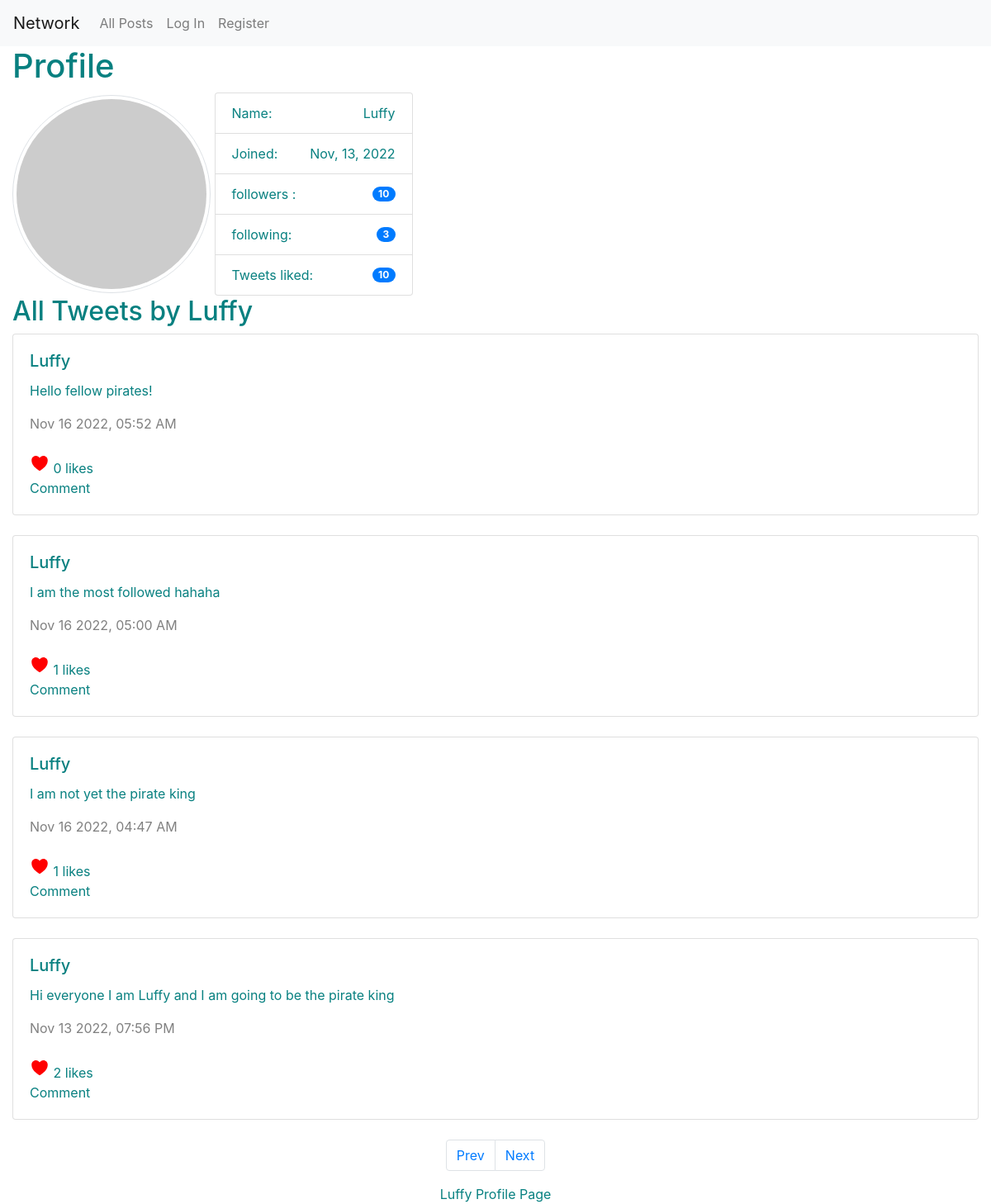
The page /profile/Luffy on the database its author committed.
### network/models.py (models this page shows, shortened)
class User(AbstractUser):
    def __str__(self):
        return f'{self.username}'

class UserPost(models.Model):
    author = models.ForeignKey(User, on_delete=models.CASCADE, related_name="userposts", null=False)
    content = models.TextField(verbose_name="Post", default="", max_length=2048, null=False)
    timestamps = models.DateTimeField(auto_now_add=True)
    user_likes = models.ManyToManyField("User", related_name="liked_posts", null=True)
    def serialize(self):
        return {
            "id": self.id,
            "author": self.author.username,
            "content": self.content,
            "timestamps": self.timestamps.strftime("%b %d %Y, %I:%M %p"),
            "user_likes": self.user_likes.all().count(),
        }

### network/views.py (the view)
# urls.py: path("profile", views.user_profile, name="profile"),
def user_profile(request, profile_name):
    profiler = User.objects.get(username=profile_name)
    print(User._meta.get_fields())
    profile_posts = profiler.userposts.all()
    profile_posts = profile_posts.order_by("-timestamps").all()
    profile_posts = [post.serialize() for post in profile_posts]
    followed = profiler.followed.all()
    followers = profiler.followings.all()
    num_followed = Following.objects.all().filter(followers=profiler.pk)
    num_followers = sum([True for name in followers])
    paginator = Paginator(profile_posts, 10) # Show 10 post per page.
    page_number = request.GET.get('page')
    page_obj = paginator.get_page(page_number)
    print(page_obj.has_next())
    return render(request, 'network/profile.html', {
        'profile_users' : profiler,
        'posts': page_obj,
        'followers': list(str(followed).split(' '))[2] if followed else "0",
        'followed': num_followers,
        'liked_tweets': profiler.liked_posts.all().count(),
        })

### network/models.py (called while the page is built)
    def __repr__(self):
        num = int(sum([True for n in self.followers.all()]))
        return f' {num} followers'

### network/templates/network/profile.html (shortened to what this page needs)
{% extends "network/layout.html" %}
{% load static %}
{% block body %}
<div><h1> Profile </h1>
    <img src="https://robohash.org/23.238.193.4.png" style="width:20vw; display: inline-block;" class="img-fluid img-thumbnail rounded-pill" alt="Responsive image"/>
<ul class="list-group"  style="width:20vw; display: inline-block; vertical-align:middle;">
<li class="list-group-item d-flex justify-content-between align-items-center">
  Name:
    <span class="text" id="username"> {{ profile_users.username  }}</span>
  </li>
   <li class="list-group-item d-flex justify-content-between align-items-center">
      Joined:
    <span class="text-capitalize text-wrap">{{ profile_users.date_joined|date:"M, d, Y" }}</span>
  </li>
  <li class="list-group-item d-flex justify-content-between align-items-center">
     followers :
    <span id="countbadge" class="badge badge-primary badge-pill">{{ followers }}</span>
  </li>
  <li class="list-group-item d-flex justify-content-between align-items-center">
  following:
    <span class="badge badge-primary badge-pill">{{ followed }}</span>
  </li>
    <li class="list-group-item d-flex justify-content-between align-items-center">
  Tweets liked:
    <span class="badge badge-primary badge-pill">{{ liked_tweets }}</span>
  </li>
</ul>
</div>
<h2 id="title_page"> All Tweets by {{ profile_users.username }}</h2>
<div id="posts-section">
	{% for post in posts%}
	 <div class="card">
      <div class="card-body tweetsdiv" data-tweets="{{ post.id }}">
        <h5 class="card-title"> {{ post.author }} </h5>
        <p class="card-text" id="{{ post.id }}"> {{ post.content }} </p>
    	<span style=color:grey;> {{ post.timestamps }} </span> <br/>
    	<br/>
        <span href="#" class="card-link"> <ion-icon name="heart" id="{{ post.id }}box" aria-pressed="false"></ion-icon></span> <span id="{{ post.id }}post"> {{ post.user_likes }} likes <br/> Comment</span>
      </div>
    </div>
    {% empty %}
    No Post yet
	{% endfor %}
</div>
  <nav aria-label="Page navigation example">
  <ul class="pagination justify-content-center" id="page-number">
    <li class="page-item" >
      <a class="page-link" href="#" tabindex="-1" aria-disabled="true">Prev</a>
    </li>
    <li class="page-item">
      <a class="page-link" href="#">Next</a>
    </li>
  </ul>
</nav>
{% endblock %}
{% block footer %}
<footer>{{profile_users.username}} Profile Page </footer>
{% endblock %}

### network/static/network/styles.css (style rules this page uses)
* { color: #088080; }
.card { margin-bottom: 1.5em; }
span ion-icon { font-size: 1.5rem; color: red; }
footer { text-align: center; }

### rows shown on the page
User: username "Luffy", date_joined "Nov, 13, 2022", author "Luffy" "Luffy" "Luffy" "Luffy"
UserPost: content "Hello fellow pirates!"
UserPost: content "I am the most followed hahaha"
UserPost: content "I am not yet the pirate king"
UserPost: content "Hi everyone I am Luffy and I am going to be the pirate king"

### other values the page prints
{{ followers }} "10"
{{ followed }} "3"
{{ liked_tweets }} "10"
{{ post.timestamps }} "Nov 16 2022, 05:52 AM" "Nov 16 2022, 05:00 AM" "Nov 16 2022, 04:47 AM" "Nov 13 2022, 07:56 PM"
{{ post.user_likes }} "0" "1" "1" "2"
